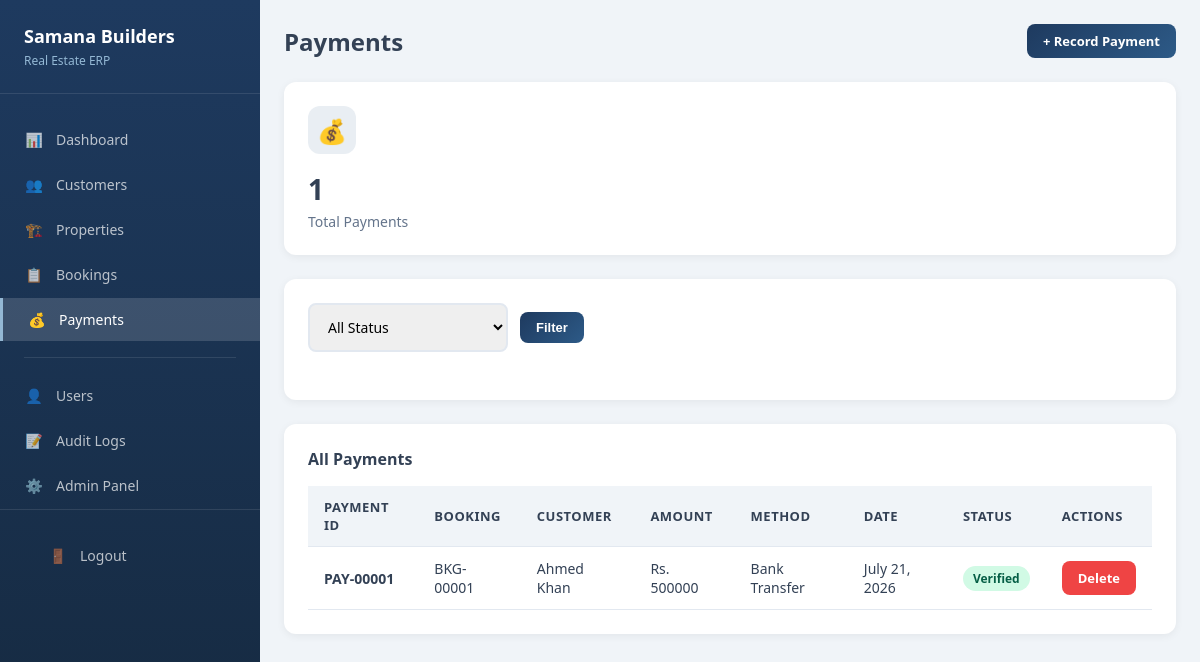
/payments/ (signed in), run on the app's committed database.
### payments/models.py (models this page shows, shortened)
class Payment(models.Model):
    STATUS_CHOICES = [
        ('pending', 'Pending Verification'),
        ('verified', 'Verified'),
        ('rejected', 'Rejected'),
    ]
    METHOD_CHOICES = [
        ('cash', 'Cash'),
        ('bank_transfer', 'Bank Transfer'),
        ('cheque', 'Cheque'),
        ('online', 'Online Payment'),
    ]
    payment_id = models.CharField(max_length=20, unique=True, editable=False)
    booking = models.ForeignKey(Booking, on_delete=models.CASCADE, related_name='payments')
    installment = models.ForeignKey(Installment, on_delete=models.SET_NULL, null=True, blank=True, related_name='payments')
    amount = models.DecimalField(max_digits=15, decimal_places=2)
    payment_date = models.DateField()
    payment_method = models.CharField(max_length=20, choices=METHOD_CHOICES, default='cash')
    reference_number = models.CharField(max_length=100, blank=True)
    status = models.CharField(max_length=20, choices=STATUS_CHOICES, default='pending')
    notes = models.TextField(blank=True)
    receipt_generated = models.BooleanField(default=False)
    created_at = models.DateTimeField(auto_now_add=True)
    updated_at = models.DateTimeField(auto_now=True)
    created_by = models.ForeignKey(User, on_delete=models.SET_NULL, null=True)
    verified_by = models.ForeignKey(User, on_delete=models.SET_NULL, null=True, blank=True, related_name='payments_verified')
    verified_at = models.DateTimeField(null=True, blank=True)
    class Meta:
        ordering = ['-created_at']

### bookings/models.py (models this page shows, shortened)
class Booking(models.Model):
    STATUS_CHOICES = [
        ('pending', 'Pending'),
        ('confirmed', 'Confirmed'),
        ('cancelled', 'Cancelled'),
        ('completed', 'Completed'),
    ]
    booking_id = models.CharField(max_length=20, unique=True, editable=False)
    customer = models.ForeignKey(Customer, on_delete=models.CASCADE, related_name='bookings')
    plot = models.ForeignKey(Plot, on_delete=models.CASCADE, related_name='bookings')
    booking_date = models.DateField(auto_now_add=True)
    total_amount = models.DecimalField(max_digits=15, decimal_places=2)
    advance_paid = models.DecimalField(max_digits=15, decimal_places=2, default=0)
    status = models.CharField(max_length=20, choices=STATUS_CHOICES, default='pending')
    notes = models.TextField(blank=True)
    created_at = models.DateTimeField(auto_now_add=True)
    updated_at = models.DateTimeField(auto_now=True)
    created_by = models.ForeignKey(User, on_delete=models.SET_NULL, null=True)
    class Meta:
        ordering = ['-created_at']

### customers/models.py (models this page shows, shortened)
class Customer(models.Model):
    customer_id = models.CharField(max_length=20, unique=True, editable=False)
    user = models.OneToOneField(User, on_delete=models.SET_NULL, null=True, blank=True)
    first_name = models.CharField(max_length=100)
    last_name = models.CharField(max_length=100)
    email = models.EmailField(unique=True, blank=True, null=True)
    phone = models.CharField(max_length=20)
    alternate_phone = models.CharField(max_length=20, blank=True)
    cnic = models.CharField(max_length=15, unique=True)
    address = models.TextField(blank=True)
    city = models.CharField(max_length=100, blank=True)
    notes = models.TextField(blank=True)
    is_active = models.BooleanField(default=True)
    created_at = models.DateTimeField(auto_now_add=True)
    updated_at = models.DateTimeField(auto_now=True)
    created_by = models.ForeignKey(User, on_delete=models.SET_NULL, null=True, related_name='customers_created')
    @property
    def full_name(self):
        return f"{self.first_name} {self.last_name}"
    class Meta:
        ordering = ['-created_at']

### core/views.py (the view)
# urls.py: path('payments/', core_views.payments_view, name='payments'),
@login_required
def payments_view(request):
    payments = Payment.objects.select_related('booking', 'booking__customer').all()
    status_filter = request.GET.get('status', '')
    if status_filter:
        payments = payments.filter(status=status_filter)
    context = {
        'payments': payments,
        'status_filter': status_filter,
    }
    return render(request, 'payments.html', context)

### templates/payments.html (shortened to what this page needs)
{% extends 'base.html' %}
{% block content %}
<div class="app-layout">
    <aside class="sidebar">
        <div class="sidebar-brand">
            <h2>Samana Builders</h2>
            <p>Real Estate ERP</p>
        </div>
        <ul class="nav-menu">
            <li class="nav-item">
                <a href="{% url 'dashboard' %}" class="nav-link">
                    <span class="nav-icon">📊</span>
                    Dashboard
                </a>
            </li>
            <li class="nav-item">
                <a href="{% url 'customers' %}" class="nav-link">
                    <span class="nav-icon">👥</span>
                    Customers
                </a>
            </li>
            <li class="nav-item">
                <a href="{% url 'properties' %}" class="nav-link">
                    <span class="nav-icon">🏗️</span>
                    Properties
                </a>
            </li>
            <li class="nav-item">
                <a href="{% url 'bookings' %}" class="nav-link">
                    <span class="nav-icon">📋</span>
                    Bookings
                </a>
            </li>
            <li class="nav-item">
                <a href="{% url 'payments' %}" class="nav-link active">
                    <span class="nav-icon">💰</span>
                    Payments
                </a>
            </li>
            <div class="nav-divider"></div>
            <li class="nav-item">
                <a href="{% url 'users' %}" class="nav-link">
                    <span class="nav-icon">👤</span>
                    Users
                </a>
            </li>
            <li class="nav-item">
                <a href="{% url 'audit_logs' %}" class="nav-link">
                    <span class="nav-icon">📝</span>
                    Audit Logs
                </a>
            </li>
            <li class="nav-item">
                <a href="/admin/" class="nav-link">
                    <span class="nav-icon">⚙️</span>
                    Admin Panel
                </a>
            </li>
        </ul>
        <div style="margin-top: auto; padding: 24px; border-top: 1px solid rgba(255,255,255,0.1);">
            <a href="{% url 'logout' %}" class="nav-link">
                <span class="nav-icon">🚪</span>
                Logout
            </a>
        </div>
    </aside>
    <main class="main-content">
        <div class="page-header">
            <h1>Payments</h1>
            <div class="user-info">
                <a href="{% url 'payment_create' %}" class="btn btn-primary btn-sm">+ Record Payment</a>
            </div>
        </div>
        <div class="stats-grid">
            <div class="stat-card">
                <div class="stat-icon blue">💰</div>
                <div class="stat-value">{{ payments|length }}</div>
                <div class="stat-label">Total Payments</div>
            </div>
        </div>
        <div class="card">
            <form method="get" class="filters">
                <select name="status" class="form-control">
                    <option value="">All Status</option>
                </select>
                <button type="submit" class="btn btn-primary btn-sm">Filter</button>
            </form>
        </div>
        <div class="card">
            <div class="card-header">
                <h3>All Payments</h3>
            </div>
            <div class="table-container">
                {% if payments %}
                <table>
                    <thead>
                        <tr>
                            <th>Payment ID</th>
                            <th>Booking</th>
                            <th>Customer</th>
                            <th>Amount</th>
                            <th>Method</th>
                            <th>Date</th>
                            <th>Status</th>
                            <th>Actions</th>
                        </tr>
                    </thead>
                    <tbody>
                        {% for payment in payments %}
                        <tr>
                            <td><strong>{{ payment.payment_id }}</strong></td>
                            <td>{{ payment.booking.booking_id }}</td>
                            <td>{{ payment.booking.customer.full_name }}</td>
                            <td>Rs. {{ payment.amount|floatformat:0 }}</td>
                            <td>{{ payment.get_payment_method_display }}</td>
                            <td>{{ payment.payment_date }}</td>
                            <td>
                                <span class="badge badge-{% if payment.status == 'verified' %}success{% elif payment.status == 'pending' %}warning{% else %}danger{% endif %}">
                                    {{ payment.get_status_display }}
                                </span>
                            </td>
                            <td>
                                <div class="btn-group">
                                    <a href="{% url 'payment_delete' payment.pk %}" class="btn btn-danger btn-sm">Delete</a>
                                </div>
                            </td>
                        </tr>
                        {% endfor %}
                    </tbody>
                </table>
                {% else %}
                <div class="empty-state">
                    <p>No payments found</p>
                </div>
                {% endif %}
            </div>
        </div>
    </main>
</div>
{% endblock %}

### templates/base.html (style rules this page uses)
* { margin: 0; padding: 0; box-sizing: border-box; }
body { font-family: 'Segoe UI', Tahoma, Geneva, Verdana, sans-serif; background: #f0f4f8; min-height: 100vh; }
:root { --primary-dark: #1e3a5f; --primary: #2d5a87; --primary-light: #94b8d4; --accent-green: #10b981; --accent-amber: #f59e0b; --accent-red: #ef4444; --bg-light: #f0f4f8; --text-dark: #334155; --border: #e2e8f0; }
.form-control { width: 100%; padding: 12px 14px; border: 2px solid var(--border); border-radius: 8px; font-size: 14px; transition: all 0.3s; font-family: inherit; }
select.form-control { cursor: pointer; }
.btn { display: inline-flex; align-items: center; justify-content: center; padding: 12px 24px; border: none; border-radius: 8px; font-size: 14px; font-weight: 600; cursor: pointer; transition: all 0.3s; text-decoration: none; gap: 8px; }
.btn-primary { background: linear-gradient(135deg, var(--primary-dark) 0%, var(--primary) 100%); color: white; }
.btn-danger { background: var(--accent-red); color: white; }
.btn-sm { padding: 8px 16px; font-size: 13px; }
.btn-group { display: flex; gap: 8px; flex-wrap: wrap; }
.app-layout { display: flex; min-height: 100vh; }
.sidebar { width: 260px; background: linear-gradient(180deg, var(--primary-dark) 0%, #15293f 100%); color: white; padding: 24px 0; position: fixed; height: 100vh; overflow-y: auto; }
.sidebar-brand { padding: 0 24px 24px; border-bottom: 1px solid rgba(255,255,255,0.1); margin-bottom: 24px; }
.sidebar-brand h2 { font-size: 18px; margin-bottom: 4px; }
.sidebar-brand p { font-size: 12px; color: var(--primary-light); }
.nav-menu { list-style: none; }
.nav-item { margin-bottom: 2px; }
.nav-link { display: flex; align-items: center; padding: 12px 24px; color: rgba(255,255,255,0.7); text-decoration: none; transition: all 0.3s; font-size: 14px; }
.nav-link.active { background: rgba(255,255,255,0.15); color: white; border-left: 3px solid var(--primary-light); }
.nav-icon { width: 20px; margin-right: 12px; text-align: center; }
.nav-divider { height: 1px; background: rgba(255,255,255,0.1); margin: 16px 24px; }
.main-content { flex: 1; margin-left: 260px; padding: 24px; }
.page-header { display: flex; justify-content: space-between; align-items: center; margin-bottom: 24px; }
.page-header h1 { font-size: 24px; color: var(--text-dark); }
.user-info { display: flex; align-items: center; gap: 12px; }
.card { background: white; border-radius: 12px; box-shadow: 0 2px 8px rgba(0,0,0,0.06); padding: 24px; margin-bottom: 24px; }
.card-header { display: flex; justify-content: space-between; align-items: center; margin-bottom: 16px; }
.card-header h3 { font-size: 16px; color: var(--text-dark); }
.stats-grid { display: grid; grid-template-columns: repeat(auto-fit, minmax(200px, 1fr)); gap: 24px; margin-bottom: 24px; }
.stat-card { background: white; border-radius: 12px; padding: 24px; box-shadow: 0 2px 8px rgba(0,0,0,0.06); }
.stat-card .stat-icon { width: 48px; height: 48px; border-radius: 12px; display: flex; align-items: center; justify-content: center; font-size: 24px; margin-bottom: 16px; }
.stat-card .stat-value { font-size: 28px; font-weight: 700; color: var(--text-dark); margin-bottom: 4px; }
.stat-card .stat-label { font-size: 14px; color: #64748b; }
.stat-icon.blue { background: rgba(45,90,135,0.1); color: var(--primary); }
.table-container { overflow-x: auto; }
table { width: 100%; border-collapse: collapse; }
th, td { padding: 12px 16px; text-align: left; border-bottom: 1px solid var(--border); }
th { background: var(--bg-light); font-weight: 600; color: var(--text-dark); font-size: 13px; text-transform: uppercase; letter-spacing: 0.5px; }
td { font-size: 14px; color: var(--text-dark); }
.badge { padding: 4px 10px; border-radius: 20px; font-size: 12px; font-weight: 600; display: inline-block; }
.badge-success { background: #d1fae5; color: #065f46; }
.filters { display: flex; gap: 12px; margin-bottom: 24px; flex-wrap: wrap; align-items: center; }
.filters .form-control { width: auto; min-width: 200px; }

### data on the page
Payment: payment_id "PAY-00001", booking.booking_id "BKG-00001", booking.customer.full_name "Ahmed Khan", amount "500000", payment_method "Bank Transfer", payment_date "July 21, 2026", status "Verified"

### other printed values
{{ payments|length }} "1"
